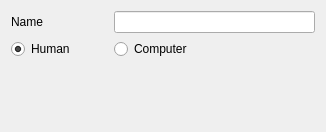
<?xml version="1.0" encoding="UTF-8"?>
<ui version="4.0">
 <class>Player_Setup</class>
 <widget class="QGroupBox" name="Player_Setup">
  <property name="geometry">
   <rect>
    <x>0</x>
    <y>0</y>
    <width>326</width>
    <height>132</height>
   </rect>
  </property>
  <property name="windowTitle">
   <string notr="true"/>
  </property>
  <property name="styleSheet">
   <string notr="true">QWidget {
	background-image: url();
}
QGroupBox::title { 
	subcontrol-origin: padding; 
	subcontrol-position: top center;
	margin-top: 0.25em;
	font-style: italic;
}
QGroupBox {
	border-top: 0px;
	border-left: 0px;
	border-right: 0px;
	border-top-left-radius: 0.75em;
	border-top-right-radius: 0.75em;
	padding-top: 1.5em;
	font-style: italic;
}
</string>
  </property>
  <property name="title">
   <string notr="true"/>
  </property>
  <layout class="QGridLayout" name="gridLayout">
   <item row="0" column="0">
    <widget class="QLabel" name="label">
     <property name="text">
      <string>Name</string>
     </property>
    </widget>
   </item>
   <item row="0" column="1" colspan="2">
    <widget class="QLineEdit" name="player_name">
     <property name="maxLength">
      <number>20</number>
     </property>
     <property name="frame">
      <bool>true</bool>
     </property>
    </widget>
   </item>
   <item row="1" column="0">
    <widget class="QRadioButton" name="player_is_human">
     <property name="text">
      <string>Human</string>
     </property>
     <property name="checked">
      <bool>true</bool>
     </property>
    </widget>
   </item>
   <item row="1" column="1">
    <widget class="QRadioButton" name="player_is_computer">
     <property name="enabled">
      <bool>true</bool>
     </property>
     <property name="text">
      <string>Computer</string>
     </property>
    </widget>
   </item>
   <item row="2" column="0" colspan="3">
    <widget class="QStackedWidget" name="player_sub_setup">
     <property name="currentIndex">
      <number>0</number>
     </property>
     <widget class="QWidget" name="page"/>
     <widget class="QWidget" name="page_2">
      <layout class="QGridLayout" name="gridLayout_2">
       <item row="0" column="0">
        <widget class="QLabel" name="label_5">
         <property name="sizePolicy">
          <sizepolicy hsizetype="Expanding" vsizetype="Preferred">
           <horstretch>0</horstretch>
           <verstretch>0</verstretch>
          </sizepolicy>
         </property>
         <property name="text">
          <string>Strength:</string>
         </property>
        </widget>
       </item>
       <item row="0" column="1" rowspan="2">
        <widget class="QSlider" name="player_strength">
         <property name="maximum">
          <number>5</number>
         </property>
         <property name="pageStep">
          <number>1</number>
         </property>
         <property name="sliderPosition">
          <number>0</number>
         </property>
         <property name="orientation">
          <enum>Qt::Horizontal</enum>
         </property>
         <property name="tickPosition">
          <enum>QSlider::TicksBothSides</enum>
         </property>
        </widget>
       </item>
       <item row="1" column="0">
        <widget class="QLabel" name="player_strength_name">
         <property name="text">
          <string>Moron</string>
         </property>
         <property name="alignment">
          <set>Qt::AlignRight|Qt::AlignTrailing|Qt::AlignVCenter</set>
         </property>
        </widget>
       </item>
      </layout>
     </widget>
     <widget class="QWidget" name="page_3"/>
    </widget>
   </item>
  </layout>
 </widget>
 <resources/>
 <connections/>
</ui>
